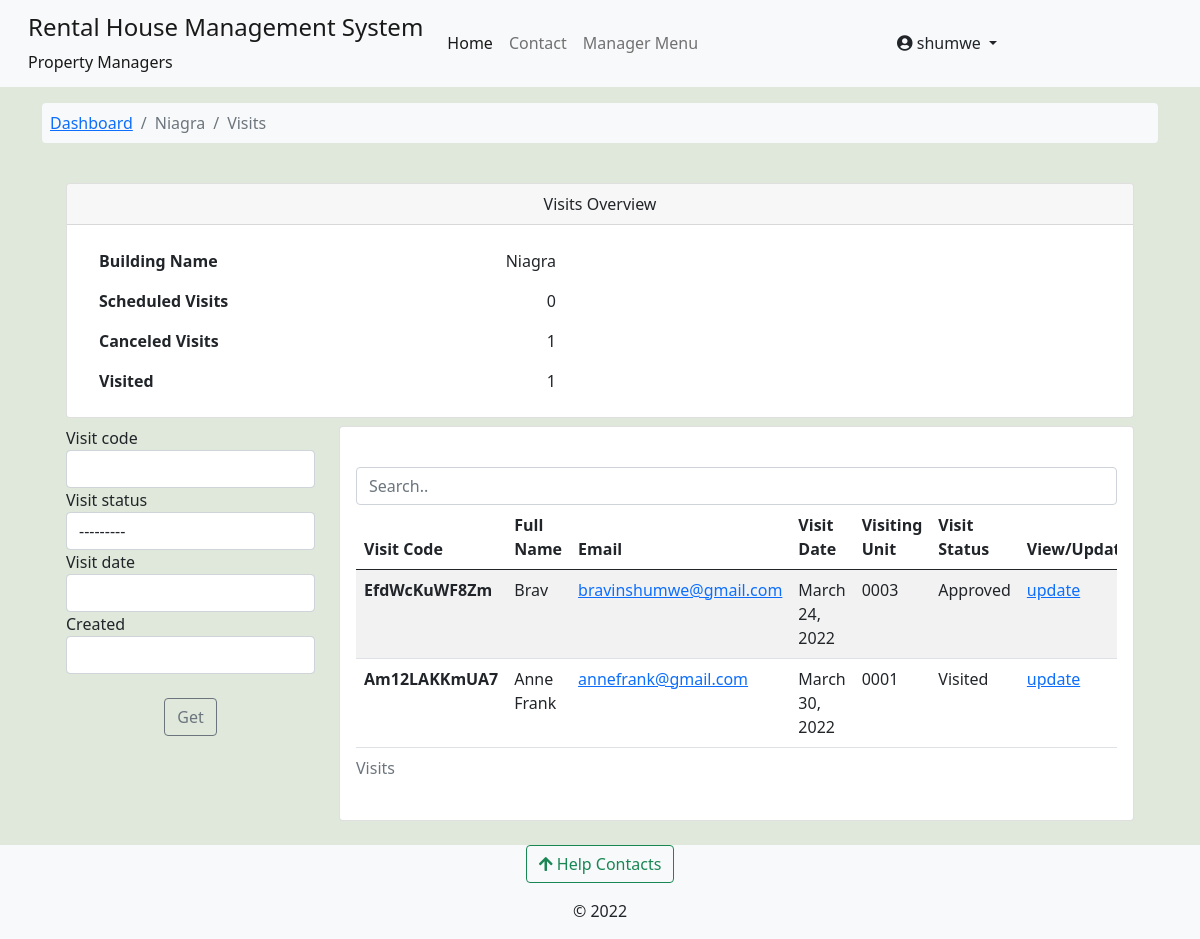
The app's page /core/visits/niagra-bumnsd-sd-djks/ (signed in), older data.
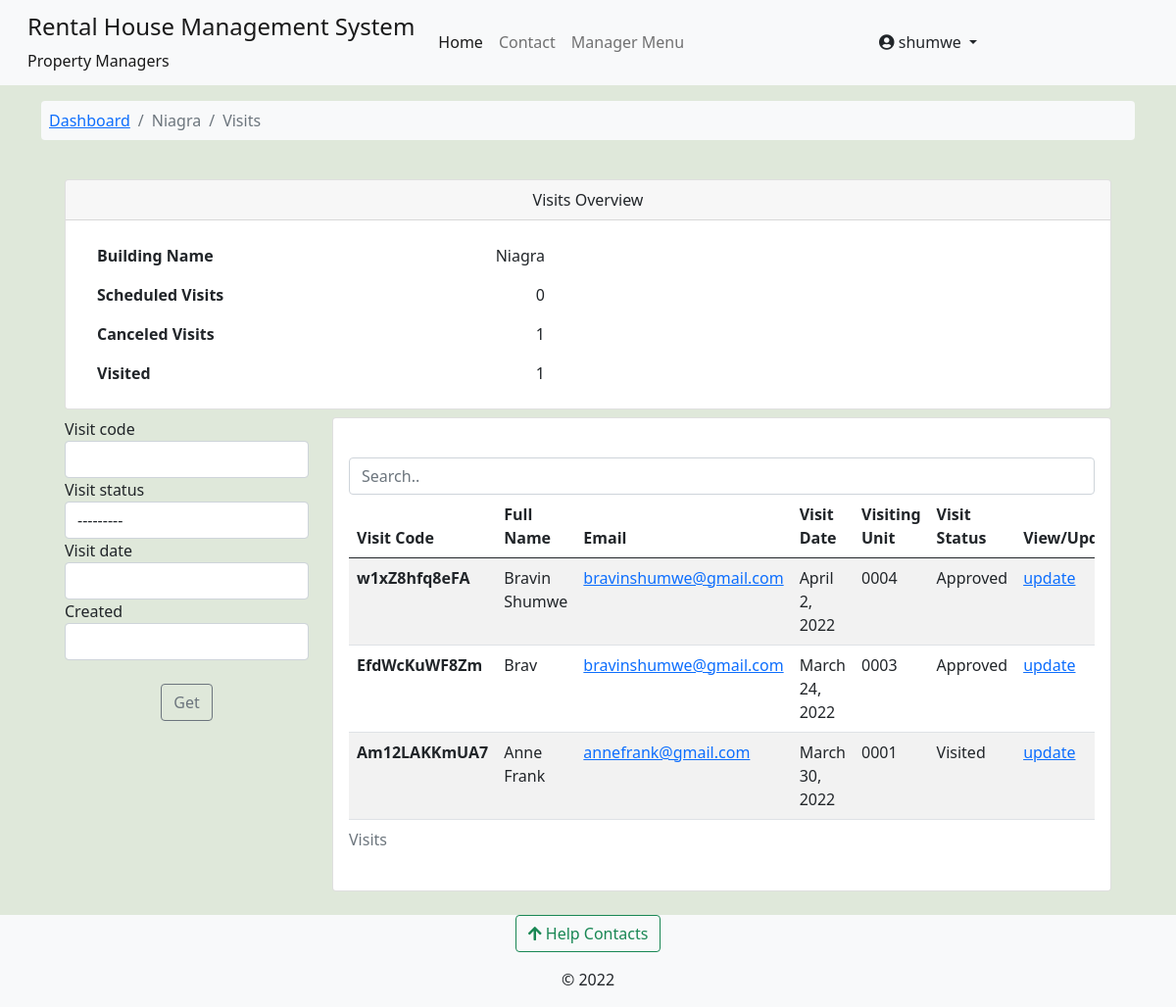
The same page, newer data.
### accounts/models.py (models this page shows, shortened)
class User(AbstractUser):
    avatar = models.ImageField(upload_to=get_avatar_path, default='no-avatar.png')
    is_verified = models.BooleanField(default=False)
    is_tenant = models.BooleanField(default=False)
    is_manager = models.BooleanField(default=False)

### rental_property/models.py (models this page shows, shortened)
class Building(models.Model):
    STATUS_CHOICES = [
        ('op', 'Vacancies Available'),
        ('um', 'Under Maintanance'),
        ('fo', 'Fully Occupied'),
        ('dc', 'Decomisioned'),
    ]
    estate = models.ForeignKey(Estate, on_delete=models.CASCADE, null=True, blank=True)
    name = models.CharField(max_length=100)
    slug = models.SlugField(max_length=100, unique=True)
    registered_owner = models.CharField(max_length=50)
    manager = models.ForeignKey(Managers, on_delete=models.CASCADE, related_name='building_manager')
    added_by = models.ForeignKey(User, on_delete=models.DO_NOTHING)
    address_line = models.CharField(max_length=50)
    cover_image = models.ImageField(upload_to='building-cover', null=True, blank=True)
    county = models.ForeignKey(Counties, on_delete=models.CASCADE)
    country = models.CharField(max_length=50, default='Kenya')
    building_status = models.CharField(max_length=5, choices=STATUS_CHOICES)
    added = models.DateTimeField(default=datetime.now)
    updated = models.DateTimeField(auto_now=True)

class RentalUnit(models.Model):
    MAINTANANCE_STATUS_CHOICES = [
        ('nm', 'Unchechecked Report'),
        ('ip', 'Initiating Inspection'),
        ('ir', 'Maintanance In Progress'),
        ('op', 'No Active Reports'),
        ('rm', 'Remove'),
    ]
    STATUS_CHOICES = [
        ('occupied', 'Currently Occupied'),
        ('ready', 'Ready To Move In'),
        ('hold', 'On Hold'),
        ('maintanance', 'Under Maintanance'),
    ]
    building = models.ForeignKey(Building, on_delete=models.CASCADE)
    unit_type = models.ForeignKey(UnitType, on_delete=models.CASCADE)
    added_by = models.ForeignKey(User, on_delete=models.CASCADE)
    unit_number = models.CharField(max_length=50)
    slug = models.SlugField(max_length=50, unique=True, blank=True, null=True, help_text='This field is autogenerated')
    bathrooms = models.PositiveIntegerField()
    bedrooms = models.PositiveIntegerField()
    dimension = models.CharField(max_length=50)
    kitchen = models.BooleanField(default=True)
    status = models.CharField(max_length=20, choices=STATUS_CHOICES,default='ready')
    maintanance_status = models.CharField(max_length=6, choices=MAINTANANCE_STATUS_CHOICES, default='op')
    total_occupants = models.PositiveIntegerField(help_text="Number of people in the unit", null=True, blank=True)
    water_available = models.BooleanField(default=True)
    rent_amount = models.DecimalField(decimal_places=2, max_digits=9, null=True, blank=True)
    electricity_available = models.BooleanField(default=True)
    added = models.DateTimeField(default=datetime.now)
    updated = models.DateTimeField(auto_now=True)
    class Meta:
        unique_together = ('building', 'unit_number')
        verbose_name_plural = 'Rental Houses'

### core/models.py (models this page shows, shortened)
class UnitTour(models.Model):
    VISIT_STATUS_CHOICES = [
        ('cancelled', 'Cancelled'),
        ('waiting', 'Waiting'),
        ('approved', 'Approved'),
        ('visited', 'Visited'),
    ]
    visit_code = models.CharField(max_length=15, unique=True, null=True, blank=True, help_text="Generated automaticall")
    full_name = models.CharField(max_length=20)
    visitor_email = models.EmailField(verbose_name='Email')
    phone_number = models.CharField(max_length=15)
    visit_date = models.DateField(validators=[MinValueValidator(datetime.date.today, message='Past dates are not allowed!')])
    message = models.TextField(null=True, blank=True)
    unit = models.ForeignKey(RentalUnit, on_delete=models.DO_NOTHING)
    building = models.ForeignKey(Building, on_delete=models.CASCADE, null=True, blank=True)
    visit_status = models.CharField(choices=VISIT_STATUS_CHOICES, default='waiting', max_length=10)
    last_updated_by = models.ForeignKey(Managers, on_delete=models.DO_NOTHING, null=True, blank=True)
    created = models.DateTimeField(default=datetime.datetime.now)
    updated = models.DateTimeField(auto_now=True)
    class Meta:
        verbose_name_plural = 'Scheduled Visits'

### core/views.py (the view)
# urls.py: path('visits/<slug:building_slug>/', views.scheduled_visits, name='visits'),
@login_required
@user_passes_test(lambda user: user.is_manager==True, login_url='profile')
def scheduled_visits(request, building_slug):
    building = Building.objects.get(slug=building_slug)
    visits = UnitTour.objects.filter(unit__building=building).order_by('-created')
    visits_filter = VisitFilter(request.GET, queryset=visits)
    visited = UnitTour.objects.filter(unit__building=building,visit_status='visited').count()
    waiting = UnitTour.objects.filter(unit__building=building,visit_status='waiting').count()
    cancelled = UnitTour.objects.filter(unit__building=building,visit_status='visited').count()
    context = {'building':building, 'visits':visits_filter,
               'visited':visited,'waiting':waiting,'cancelled':cancelled}
    return render(request, 'core/vists_manager.html', context)

### complaints/context_processors.py (called while the page is built)
def get_contacts(request):
    user = request.user
    if user.is_authenticated:
        if user.is_tenant:
            tenant = Tenants.objects.get(associated_account=user)
            building = Building.objects.get(id=tenant.rented_unit.building_id)
            contacts = HelpContacts.objects.filter(associated_building=building)
            return dict(contacts=contacts)
        elif user.is_manager:
            contacts = HelpContacts.objects.all()
            return dict(contacts=contacts)
        else:
            contacts = HelpContacts.objects.filter(make_publicly_available=True)
            return dict(contacts=contacts)
    else:
        contacts = HelpContacts.objects.filter(make_publicly_available=True)
        return dict(contacts=contacts)

### rental_property/context_processors.py (called while the page is built)
def my_managed_buildings(request):
    user_instance = request.user
    if user_instance.is_authenticated:
        manager_instance = Managers.objects.filter(associated_account=user_instance)[:1]
        managed_buildings = Building.objects.filter(manager=manager_instance)
        return dict(managed_buildings=managed_buildings)
    else:
        return {'False': False,}

### core/templates/core/vists_manager.html (shortened to what this page needs)
{% extends 'base.html' %}
{% load crispy_forms_tags %}
{% block content %}
<nav class="container mt-3">
  <ol class="breadcrumb bg-light p-2 rounded-2">
      <li class="breadcrumb-item "><a href="{% url 'building-dashboard' building.slug %}">Dashboard</a></li>
      <li class="breadcrumb-item active"> {{building.name}} </li>
      <li class="breadcrumb-item active"> Visits </li>
  </ol>
</nav>
<div class="container">
<section class="row justify-content-center p-4">
    <div class="container">
      <div class="container card p-0 mb-2">
        <div class="card-header text-center w-100">
          Visits Overview
        </div>
        <div class="row">
          <div class="col-sm-6 text-center">
            <div class="card border-0">
              <div class="card-body text-center">
                <ul class="list-group">
                  <li class="list-group-item d-flex justify-content-between border-0 align-items-center">
                    <strong> Building Name </strong>
                    <span> {{building.name}} {{tenant.associated_account.last_name}} </span>
                  </li>
                  <li class="list-group-item d-flex justify-content-between border-0 align-items-center">
                      <strong> Scheduled Visits </strong>
                      <span> {{waiting}} </span>
                    </li>
                  <li class="list-group-item d-flex justify-content-between border-0 align-items-center">
                      <strong> Canceled Visits </strong>
                      <span>{{cancelled}}</span>
                    </li>
                    <li class="list-group-item d-flex justify-content-between border-0 align-items-center">
                      <strong> Visited </strong>
                      <span>{{visited}}</span>
                    </li>
                </ul>
              </div>
            </div>
          </div>
          <div class="col-sm-6">
            <canvas id="buildingVisitsOverview" data-url="{% url 'core:visits_overview' building.slug %}">
            </canvas>
          </div>
        </div>
      </div>
      <div class="row">
        <div class="col-sm-3">
          <form method='get'>
              {{visits.form|crispy }}
              <br>
                  <div class="form-group text-center">
                      <button class="btn btn-outline-secondary" type="submit">Get</button>
                  </div>
          </form>
        </div>
        <div class="col-sm-9">
          <div class="row">
            <div class="col-sm-12">
              <div class="card card-body">
                <input class="form-control" id="myInput" type="text" placeholder="Search..">
                <div class="table-responsive">
                <table class="table table-striped table-hover">
                  <caption> Visits </caption>
                    <thead>
                      <tr>
                        <th scope="col">Visit Code</th>
                        <th scope="col">Full Name</th>
                        <th scope="col"> Email </th>
                        <th scope="col"> Visit Date </th>
                        <th scope="col">Visiting Unit</th>
                        <th scope="col">Visit Status</th>
                        <th scope="col">View/Update</th>
                      </tr>
                    </thead>
                    <tbody id='ourTable'>
                        {% for visit in visits.qs %}
                      <tr>
                        <th scope="row">{{ visit.visit_code }}</th>
                        <td>{{ visit.full_name }}</td>
                        <td><a href="mailto:{{ visit.visitor_email }}" target="_blank">{{ visit.visitor_email }}</a> </td>
                        <td> {{visit.visit_date}} </td>
                        <td> {{ visit.unit.unit_number }} </td>
                        <td>{{ visit.get_visit_status_display }}</td>
                        <td><a href=" {% url 'core:update-visit' visit.unit.building.slug visit.visit_code %} ">update</a></td>
                      </tr>
                      {% endfor %}
                    </tbody>
                </table>
                </div>
              </div>
            </div>
          </div>
        </div>
      </div>
    </div>
  </div>
{% endblock %}

### templates/base.html (shortened to what this page needs)
{% load static %}
{% load i18n %}
<!doctype html>
<html lang="en">
  <head>
    <link href="https://cdn.jsdelivr.net/npm/bootstrap@5.0.2/dist/css/bootstrap.min.css" rel="stylesheet">
    <link type="text/css" href="{% static 'css/main.css' %}" rel="stylesheet">
    <link rel="stylesheet" href="https://cdnjs.cloudflare.com/ajax/libs/font-awesome/4.7.0/css/font-awesome.min.css">
    <link rel="stylesheet" href="https://pro.fontawesome.com/releases/v5.11.2/css/all.css">
  </head>
  <body class="d-flex flex-column min-vh-100" style="background-color: #dfe8da;">
    <nav class="navbar navbar-expand-lg navbar-light bg-light" aria-label="main-nav">
        <div class="container-fluid">
          <a class="navbar-brand align" href="#">
                <div class="d-flex">
                    <div class="ms-3 d-flex flex-column">
                        <div class="h4">Rental House Management System </div>
                        <div class="fs-6">Property Managers</div>
                    </div>
                </div>
            </a>
            <div class="collapse navbar-collapse" id="mynav">
                <ul class="navbar-nav mb-lg-0">
                    <li class="nav-item"> <a class="nav-link active" aria-current="page" href="{% url 'operational-buildings' %}">Home</a> </li>
                    <li class="nav-item"> <a class="nav-link" aria-current="page" href="{% url 'core:contact' %}">Contact</a> </li>
                    {% if user.is_manager %}
                    <li class="nav-item"> <a class="nav-link" data-bs-toggle="offcanvas" href="#hrmsCanvas" role="button" aria-controls="hrmsCanvas">Manager Menu</a> </li>
                    {% endif %}
                </ul>
                </div>
                {% if request.user.is_authenticated %}
                <div class="collapse navbar-collapse" id="mynav">
                  <div class="dropdown">
                    <a href="#" class="btn dropdown-toggle" type="button" id="dropdownMenuButton" data-bs-toggle="dropdown" aria-haspopup="true" aria-expanded="false">
                      <em class="fas fa-user-circle"></em> {{ request.user.username }}
                    </a>
                  </div>
                </div>
                {% endif %}
            </div>
    </nav>
    {% block content %}	{% endblock content%}
    <footer class="mt-auto bg-light">
      <div class="mb-3 text-center">
      <button class="btn btn-outline-success" type="button" data-bs-toggle="offcanvas" data-bs-target="#contactsOffcanvas" aria-controls="contactsOffcanvas"><em class="fas fa-arrow-upfas fa-arrow-up"></em> Help Contacts</button>
      </div>
      <div>
        <p class="text-center ">&copy; 2022</p>
  </footer>
  </body>
</html>

### staticfiles/css/main.css (style rules this page uses)
:root { --header-height: 3rem; --nav-width: 68px; --first-color-light: #AFA5D9; --white-color: #F7F6FB; --body-font: 'Nunito', sans-serif; --normal-font-size: 1rem; --z-fixed: 100 }

Row changes from the older to the newer data that the page shows:
added UnitTour: visit_code "w1xZ8hfq8eFA", full_name "Bravin Shumwe", visitor_email "bravinshumwe@gmail.com", visit_date "April 2, 2022", unit.unit_number "0004", visit_status "Approved"
